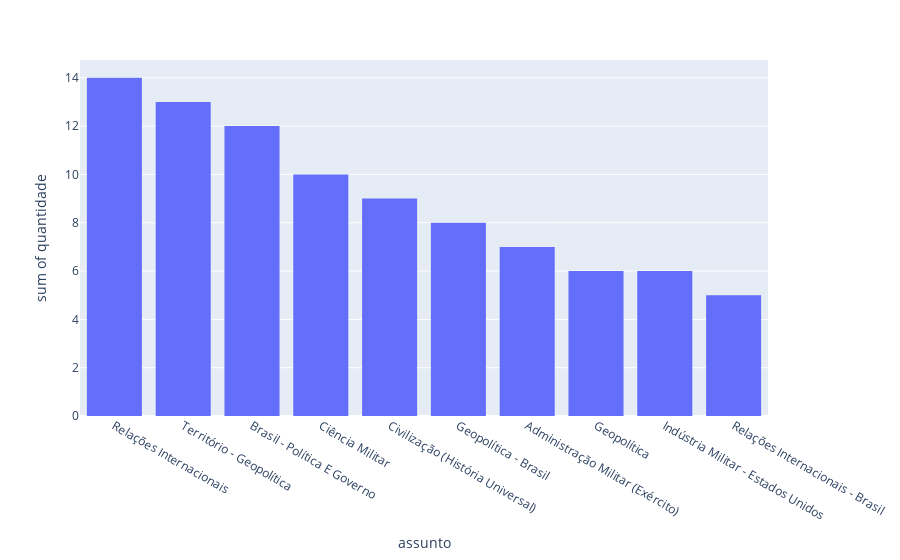

Write notebook code for a chart like this one.
### Code cell
# Gráfico dos 10 assuntos com mais empréstimos no período de 2019 a 2021
px.histogram(assunto2, x='assunto', y='quantidade')

### Figure 1 — Plotly figure (JSON) as saved in the notebook; plotly's stock layout.template omitted (floating-point values rounded to 4 significant figures)
{"data": [{"alignmentgroup": "True", "bingroup": "x", "histfunc": "sum", "hovertemplate": "assunto=%{x}<br>sum of quantidade=%{y}<extra></extra>", "legendgroup": "", "marker": {"color": "#636efa", "pattern": {"shape": ""}}, "name": "", "offsetgroup": "", "orientation": "v", "showlegend": false, "type": "histogram", "x": ["Relações Internacionais", "Território - Geopolítica", "Brasil - Política E Governo", "Ciência Militar", "Civilização (História Universal)", "Geopolítica - Brasil", "Administração Militar (Exército)", "Geopolítica", "Indústria Militar - Estados Unidos", "Relações Internacionais - Brasil"], "xaxis": "x", "y": [14, 13, 12, 10, 9, 8, 7, 6, 6, 5], "yaxis": "y"}], "layout": {"barmode": "relative", "legend": {"tracegroupgap": 0}, "margin": {"t": 60}, "xaxis": {"anchor": "y", "domain": [0, 1], "title": {"text": "assunto"}}, "yaxis": {"anchor": "x", "domain": [0, 1], "title": {"text": "sum of quantidade"}}}}
